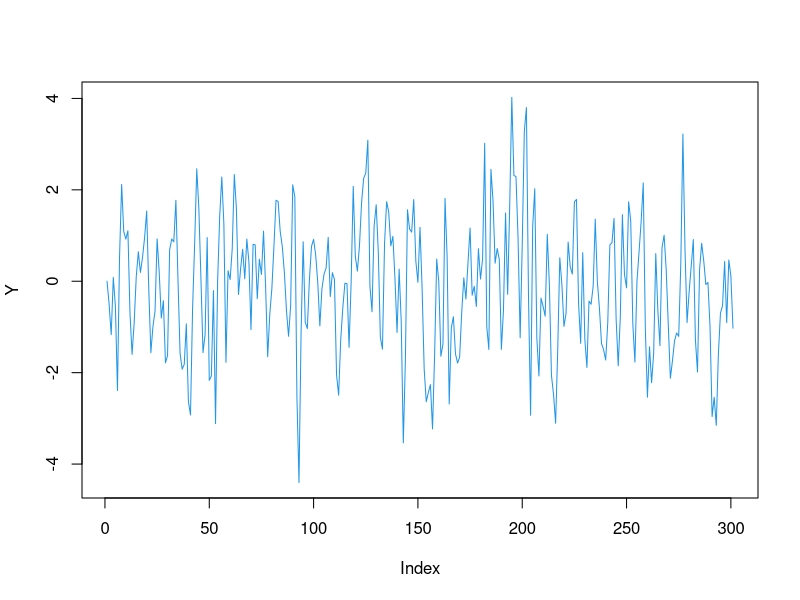
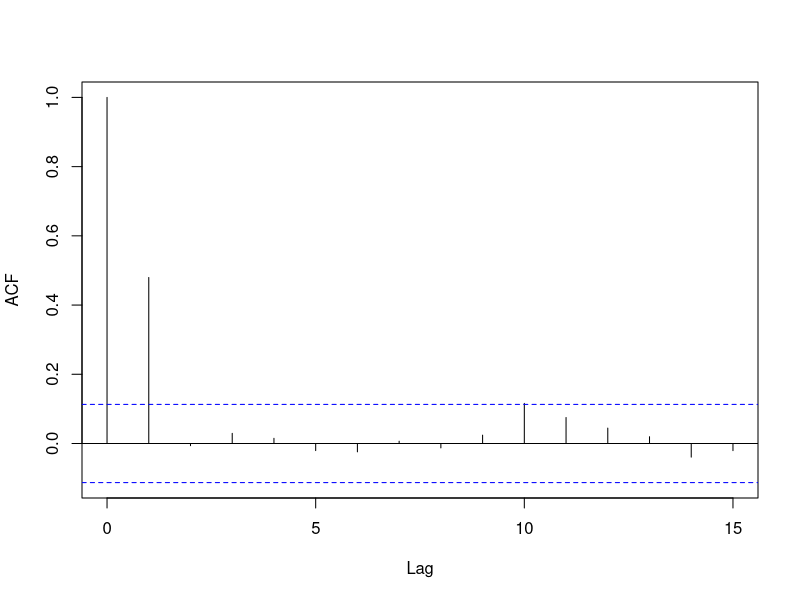
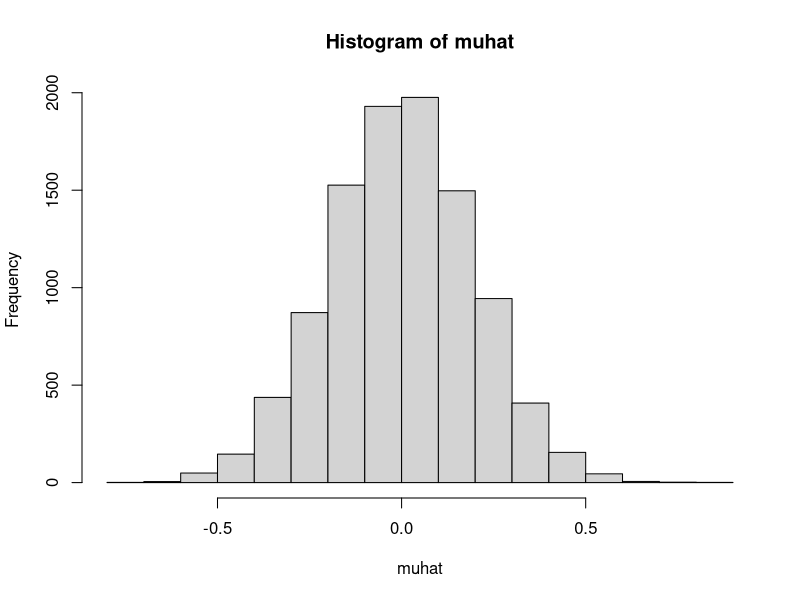
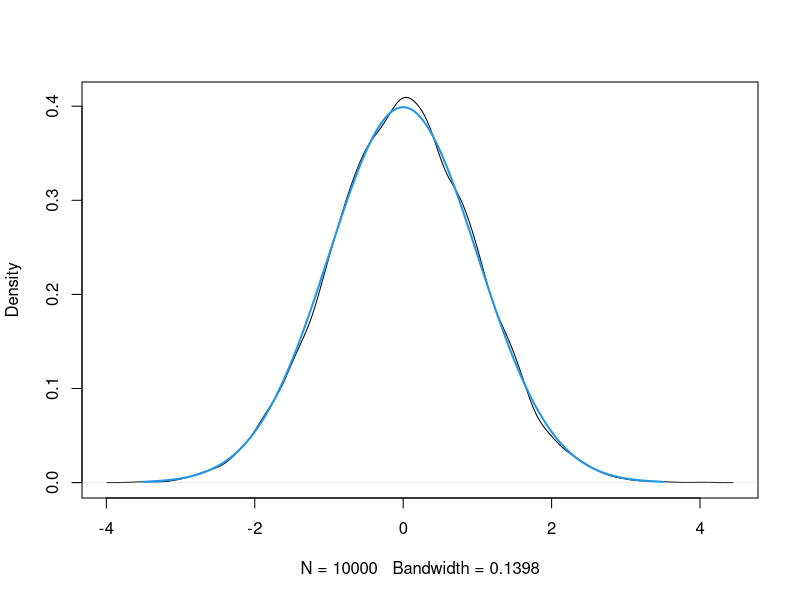
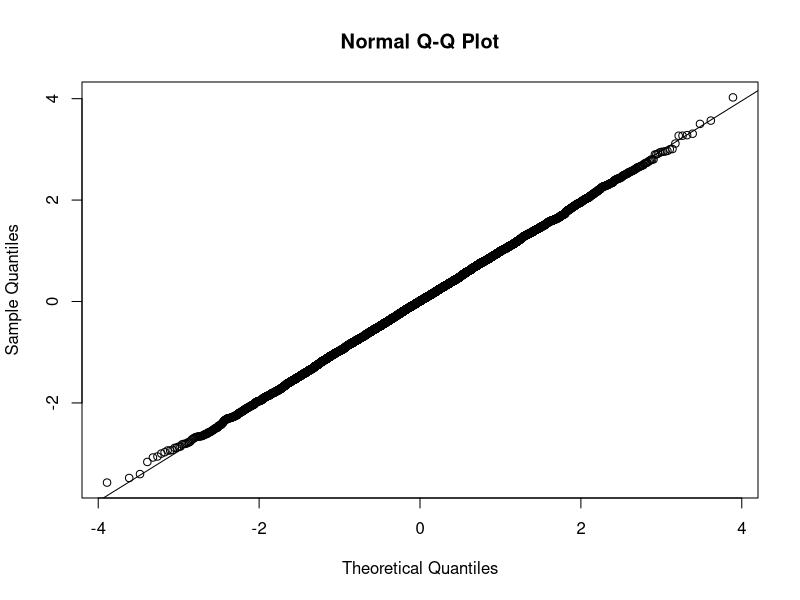

The R source for these figures, in order:
# MA(1)-Process with sigma = 1

# zunächst simulieren wir MA(1) mithilfe normalverteiltem Noise
sigma <- 1
n <- 300
epsilon <- rnorm(n+1, mean=0, sd=sigma) # erzeugt zufallsvariablen
theta <- 1
Y <- numeric(n+1) # erzeugt leeren vektor der länge n+1
?numeric
for(j in 1:n){
  Y[j+1] <- epsilon[j+1] + theta*epsilon[j]
}
plot(Y, type="l", col=4) # tpye l macht linien, type b punkte

acf(Y, lag.max=15, main="")
acf(Y, pl=FALSE) # so kriegt man werte ausgegeben
theta/(1+theta^2)

# jetzt wollen wir eine Monte Carlo Simulation durchführen
N <- 10000
n <- 100
rhohat1 <- numeric(N);

muhat <- numeric(N) # vektoren anlegen für MC Sim
for (k in 1:N){
  epsilon <- rnorm(n+1, mean=0, sd=sigma)
  Y <- numeric(n)
  for (j in 1:n){
    Y[j+1] <- epsilon[j+1] + theta*epsilon[j]
  }
  muhat[k] <- mean(Y)
  rhohat1[k] <- acf(Y, pl=FALSE)$acf[2]
}

# die empirische Verteilung der Schätzer für sample Größe n kann mit 
# der theoretischen asymptotischen Grenzverteilung verglichen werden

hist(muhat, breaks=20)
plot(density(sqrt(n) * muhat/(1+theta)), main="")
grid <- seq(-3.5, 3.5, length=1000)
lines(grid, dnorm(grid), col=4, lwd=2)

qqnorm(sqrt(n)*muhat/(1+theta))
qqline(sqrt(n)*muhat/(1+theta))

# fertig machen !


